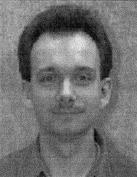
#> input picture src/02.jpg, 137 x 177 px, found by its file name
$ python main_0.0.1.py   (Python 2 division)
#> lines starting #> are read from the running program, lines starting #| are printed output that depends on the picture; after the words box and inside, x2 and y2 are one past the last pixel; in counts of white or black regions, pixels touching at a corner belong together
#coding: utf-8
#!/usr/bin/python
# Python 2/3 compatibility

'''

@ Article Title: A new face detection method based on shape information
@ Article Url: <http://www.sciencedirect.com/science/article/pii/S0167865500000088>
@ Article Implemented by Francisco de Assis de Souza Rodrigues - RodriguesFAS
@ Date 21/10/2017
@ Email <fasr@cin.ufpe.br> || <franciscosouzaacer@gmail.com>
@ Website <htpp://rodriguesfas.com.br>

@ References
    DOC, OpenCV. Histogram Equalization. Disponível em: <https://docs.opencv.org/3.1.0/d5/daf/tutorial_py_histogram_equalization.html>. Acesso 21/10/2017.
    DOC, OpenCV. Smoothing Images. Disponível em: <https://docs.opencv.org/3.1.0/d4/d13/tutorial_py_filtering.html>. Acesso 21/10/2017.
    HIPR2. Zero Crossing Detector. Disponível em: <https://homepages.inf.ed.ac.uk/rbf/HIPR2/zeros.htm>. Acesso 30/10/2017.
    HONG. IMAGE EDGE DETECTION : SOBEL AND LAPLACIAN. Disponível em: <http://www.bogotobogo.com/python/OpenCV_Python/python_opencv3_Image_Gradient_Sobel_Laplacian_Derivatives_Edge_Detection.php>. Acesso 2181082017.

'''


# Import lib's.
import cv2
import numpy as np
from matplotlib import pyplot as plt
from scipy import signal
import time


# outHist - Exibe resultado do histograma da imagem em questão.
def outHist(img):

    hist, bins = np.histogram(img.flatten(), 256, [0,256])

    cdf = hist.cumsum()
    cdf_normalized = cdf * hist.max()/ cdf.max()

    plt.plot(cdf_normalized, color = 'b')
    plt.hist(img.flatten(), 256, [0,256], color = 'r')
    plt.xlim([0, 256])
    plt.legend(('cdf', 'histogram'), loc = 'upper left')
    plt.show()


# illustrated output img (Secion 2.3 Article)
def illustrated(img):
    return img


# Input image -
def inputImg():
    img = cv2.imread('../src/img/input/02.jpg', 0)
#> img is the input picture: shape (177, 137); min 0, max 235, mean 112.7
    cv2.imshow('Image Original', img)
    #outHist(img)
    return img


'''
Step 01 - Image Enhancement

As imagens de entrada, podem ter um contraste muito fraco devido à limitação das condições
de iluminação. Nesse passo, a equalização do histograma é usada para melhorar o contraste
da imagem original.
'''
def step_01(img):
    img = cv2.equalizeHist(img)
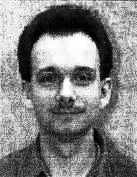
#> img: shape (177, 137); min 0, max 255, mean 128.6
    cv2.imshow('Step 01 - Image Enhancement (Equalize Histogram)', img)
    #outHist(img)
    return img


'''
Step 02 - Median Filtering (LPF)

Devido ao passo anterior, é obvio que o número de pontos de contorno do rosto, podem almentar,
o que significa, que a informação facial foi fortalecida. O ruído também foi aprimorado.
Por meio da filtragem, podem ser apagados as fontes de ruídos presente na imagem, aplicando um
filtro de passa mediana.
'''
def step_02(img):
    # Median Blurring
    img = cv2.medianBlur(img, 5)
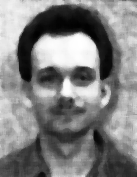
#> img: shape (177, 137); min 1, max 255, mean 128.5
    cv2.imshow('Step 02 - Median Filtering', img)
    #outHist(img)
    return img


'''
Step 03 - Edge Detection

Existe muitos detectores de bordas, considerando o custo computacional e o desempenho foi usado
o zero-crossing detector: Difference of Exponential (DoE).
'''
def step_03(img):

    # converte a imagem para uma matriz de pixels.
    pixels = np.array(img, dtype=float)

    # Convolução por Diferenciação de kernel Gaussiano
    DoGkernel = np.array(([
        [ 0,  0, -1, -1, -1,  0,  0],
        [ 0, -2, -3, -3, -3, -2,  0],
        [-1, -3,  5,  5,  5, -3, -1],
        [-1, -3,  5, 24,  5, -3, -1],
        [-1, -3,  5,  5,  5, -3, -1],
        [ 0, -2, -3, -3, -3, -2,  0],
        [ 0,  0, -1, -1, -1,  0,  0]
        ]),
    np.float32)

    DoGkernel= np.flipud(np.fliplr(DoGkernel))

    DoGImage = signal.convolve2d(pixels, DoGkernel, mode='full', boundary='fill', fillvalue=0)
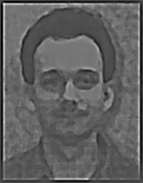
#> DoGImage: shape (183, 143) float64; min -3815, max 8782, mean 952.5; drawn with min black and max white

    DoGzcross = np.ones((len(DoGImage), len(DoGImage[0])))
#> DoGzcross: shape (183, 143) float64; every value is 1
    DoGzcross2 = np.ones((len(DoGImage), len(DoGImage[0])))

    # Finding Zero Crossing
    for i in range(len(DoGImage) - 1):
        for j in range(len(DoGImage[0]) - 1):
            count = 0
            lst = []
            lst.append(DoGImage[i][j])
            lst.append(DoGImage[i+1][j])
            lst.append(DoGImage[i+1][j+1])
            lst.append(DoGImage[i][j+1])

            if DoGImage[i][j] < 0: count = count + 1
            if DoGImage[i+1][j] < 0: count = count + 1
            if DoGImage[i+1][j+1] < 0: count = count + 1
            if DoGImage[i][j+1] < 0: count = count + 1

            if count > 0 & count < 4:
                DoGzcross[i][j] = 0

                #### thresholding zero-crossing ####
                if max(lst) - min(lst) >= 400: DoGzcross2[i][j] = 0
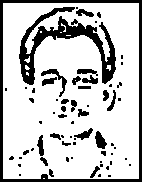
#> DoGzcross: shape (183, 143) float64; values 0 (black) and 1 (white), 78.1% white; 65 black regions (39 under 20 px), largest, box (x1, y1, x2, y2) and area: (19, 7, 116, 85) 2076, (0, 0, 142, 182) 1939, (41, 69, 67, 97) 158
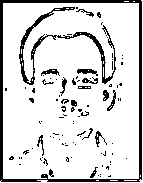
#> DoGzcross2: shape (183, 143) float64; values 0 (black) and 1 (white), 85.3% white; 95 black regions (77 under 20 px), largest, box (x1, y1, x2, y2) and area: (0, 0, 142, 182) 1875, (19, 7, 116, 85) 924, (77, 69, 98, 76) 82

    cv2.imshow('Step 03 - Edge Detection (DoG Z-Crossing)', DoGzcross)

    return DoGzcross


# Step 04 - Edge Linking
def step_04(img):
    minLineLength=100

    #lines = cv2.HoughLinesP(image=img,rho=1,theta=np.pi/180, threshold=100,lines=np.array([]), minLineLength=minLineLength,maxLineGap=80)

    cv2.imshow('Step 04 - Edge Linking', img)

    return img


# Step 05 - Template Matching
#def step_05(img):
    #cv2.imshow('Step 05 - Template Matching', img)
    #return img


# Exit
def exit():
    cv2.waitKey(0)
    cv2.destroyAllWindows()


# Main
def main():
    start_time = time.time()

    img_orig = inputImg()
    img_hist = step_01(img_orig)
    img_blur = step_02(img_hist)
    img_edge = step_03(img_blur)
    img_link = step_04(img_edge)
    #step_05(img_link)

    end_time = time.time()
    time_taken = end_time - start_time

    print "Time taken for execution: ", time_taken

    exit()


# Main
if __name__ == "__main__": main()

$ run again, with src/9Hdst.jpg copied over src/02.jpg
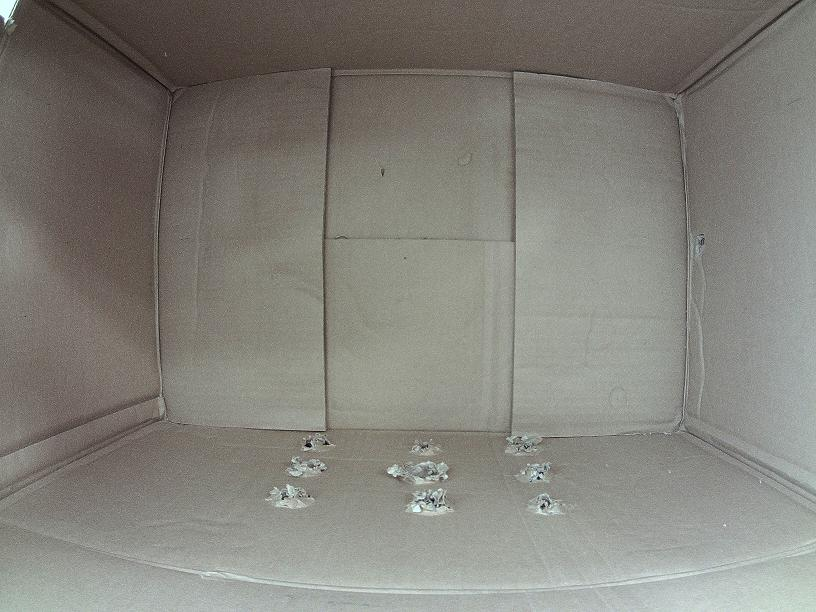
#> input picture src/9Hdst.jpg, 816 x 612 px, found by its file name
#> after the loop in step_03, `for i in range(len(DoGImage) - 1):`:
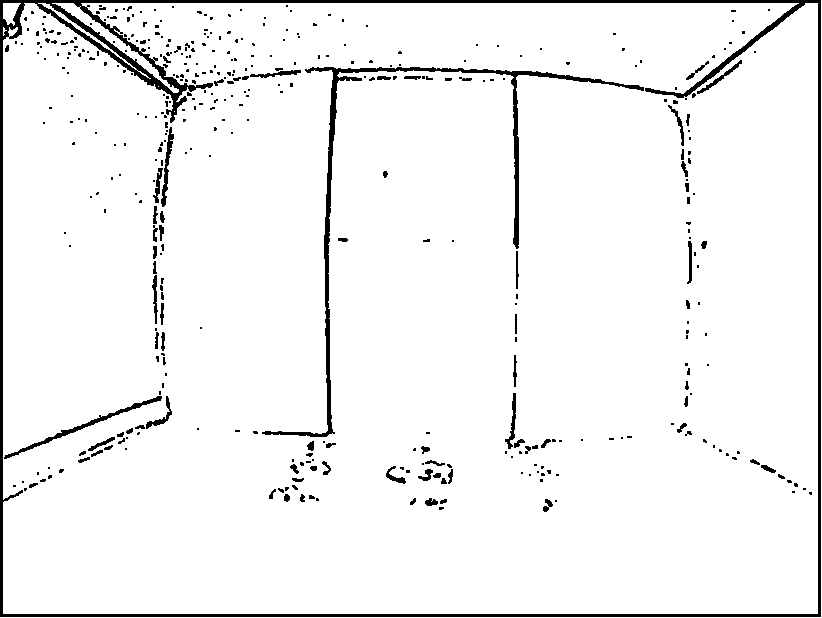
#> DoGzcross: shape (618, 822) float64; values 0 (black) and 1 (white), 95.2% white; 422 black regions (333 under 20 px), largest, box (x1, y1, x2, y2) and area: (0, 0, 821, 617) 12323, (262, 67, 644, 437) 4001, (4, 396, 162, 459) 660
#> after the loop in step_03, `for i in range(len(DoGImage) - 1):`:
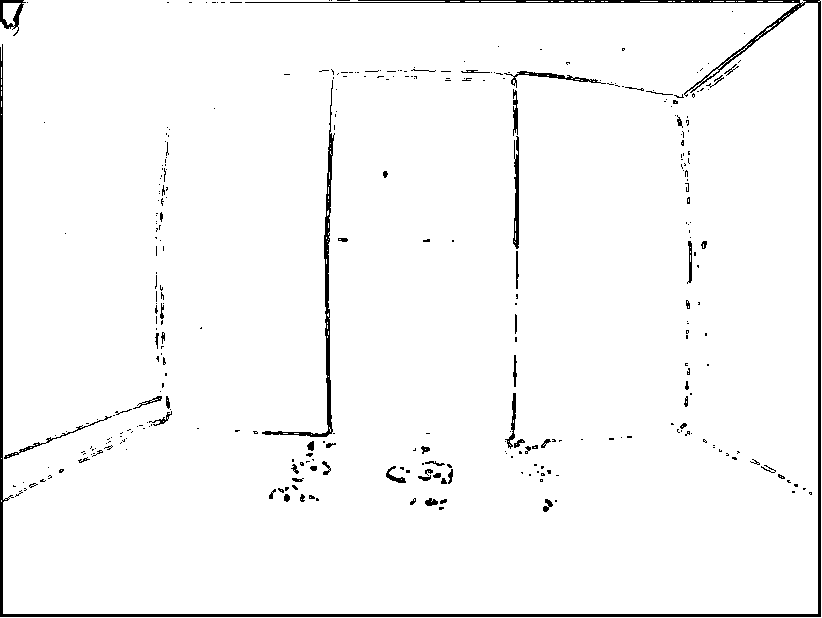
#> DoGzcross2: shape (618, 822) float64; values 0 (black) and 1 (white), 97.1% white; 340 black regions (277 under 20 px), largest, box (x1, y1, x2, y2) and area: (0, 0, 821, 617) 7751, (262, 80, 335, 437) 1502, (513, 136, 519, 249) 445

$ run again, with src/eu4.jpg copied over src/02.jpg
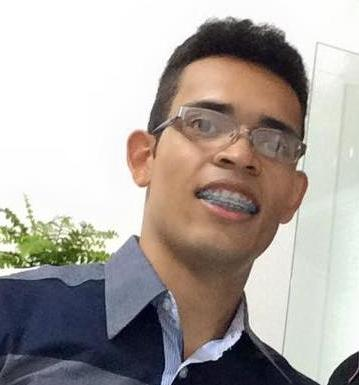
#> input picture src/eu4.jpg, 359 x 385 px, found by its file name
#> after the loop in step_03, `for i in range(len(DoGImage) - 1):`:
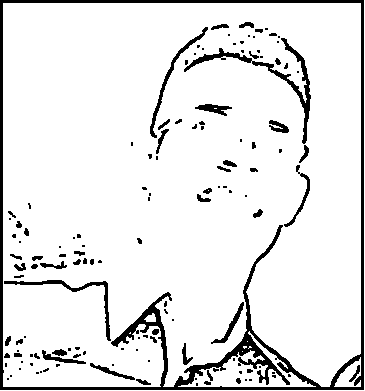
#> DoGzcross: shape (391, 365) float64; values 0 (black) and 1 (white), 90.5% white; 135 black regions (77 under 20 px), largest, box (x1, y1, x2, y2) and area: (0, 0, 364, 390) 7785, (184, 38, 311, 144) 1171, (4, 280, 111, 341) 557
#> after the loop in step_03, `for i in range(len(DoGImage) - 1):`:
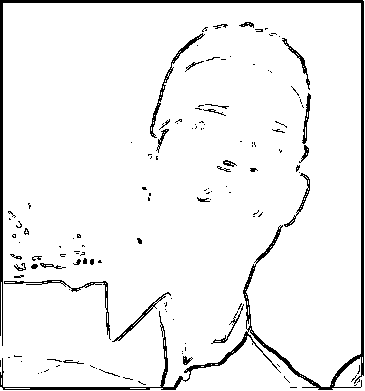
#> DoGzcross2: shape (391, 365) float64; values 0 (black) and 1 (white), 94.2% white; 134 black regions (100 under 20 px), largest, box (x1, y1, x2, y2) and area: (0, 0, 364, 390) 5265, (150, 33, 205, 138) 371, (4, 280, 111, 340) 362
